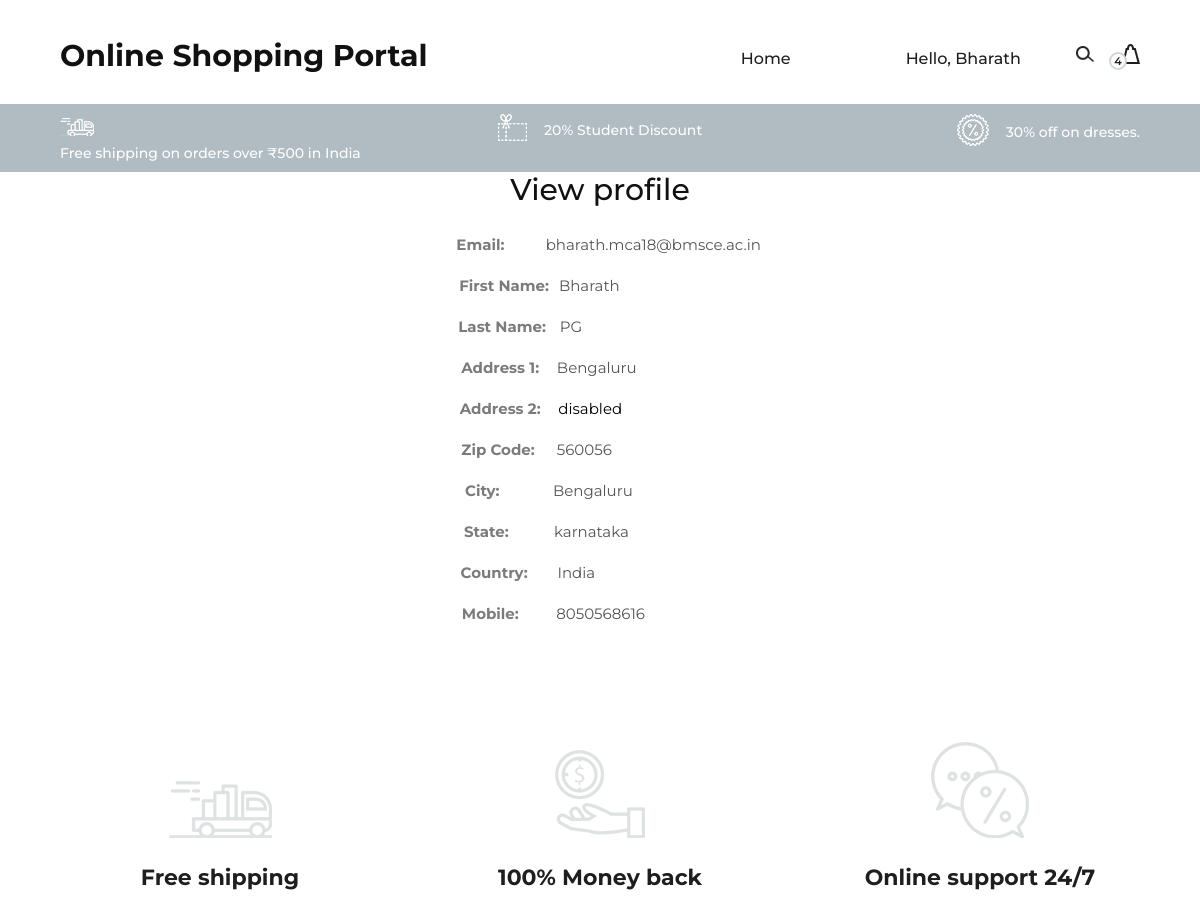
The page /account/profile/view (signed in, upper part) on the database as committed earlier.
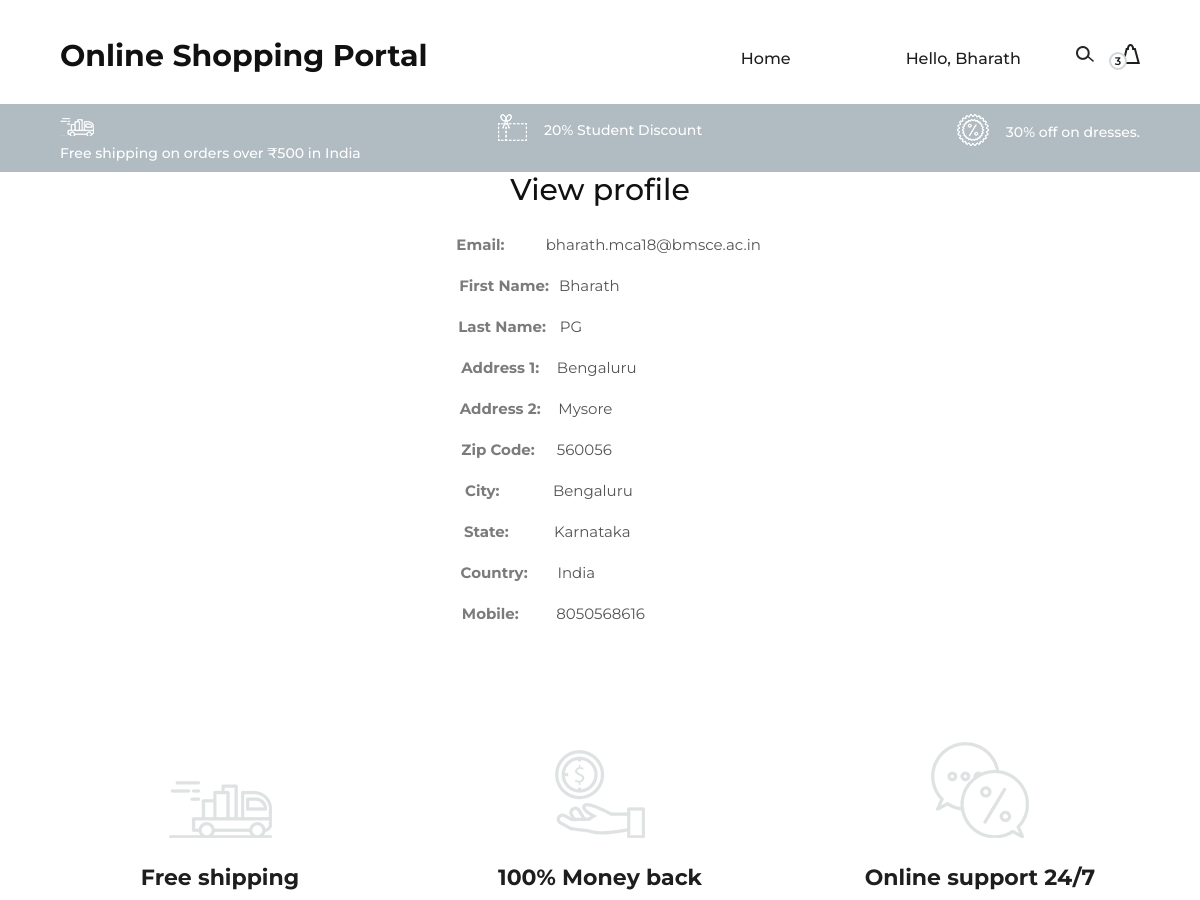
The same page on the database as committed later.
### tables this page shows
CREATE TABLE users 
		(userId INTEGER PRIMARY KEY, 
		password TEXT,
		email TEXT,
		firstName TEXT,
		lastName TEXT,
		address1 TEXT,
		address2 TEXT,
		zipcode TEXT,
		city TEXT,
		state TEXT,
		country TEXT, 
		phone TEXT
		);

### main.py (the view)
@app.route("/account/profile/view")
def viewProfile():
    if 'email' not in session:
        return redirect(url_for('root'))
    loggedIn, firstName, noOfItems = getLoginDetails()
    with sqlite3.connect('database.db') as conn:
        cur = conn.cursor()
        cur.execute("SELECT userId, email, firstName, lastName, address1, address2, zipcode, city, state, country, phone FROM users WHERE email = ?", (session['email'], ))
        profileData = cur.fetchone()
    conn.close()
    return render_template("viewProfile.html", profileData=profileData, loggedIn=loggedIn, firstName=firstName, noOfItems=noOfItems)

### main.py (called while the page is built)
def getLoginDetails():
    with sqlite3.connect('database.db') as conn:
        cur = conn.cursor()
        if 'email' not in session:
            loggedIn = False
            firstName = ''
            noOfItems = 0
        else:
            loggedIn = True
            cur.execute("SELECT userId, firstName FROM users WHERE email = ?", (session['email'], ))
            userId, firstName = cur.fetchone()
            cur.execute("SELECT count(productId) FROM kart WHERE userId = ?", (userId, ))
            noOfItems = cur.fetchone()[0]
    conn.close()
    return (loggedIn, firstName, noOfItems)

### templates/viewProfile.html (shortened to what the changed rows need)
<!DOCTYPE HTML>
<html>
<head>
<head>
    <link rel="stylesheet" href={{ url_for('static', filename="bharath/css/bootstrap.min.css")}} type="text/css" />
    <link rel="stylesheet" href={{ url_for('static', filename="bharath/css/font-awesome.min.css")}} type="text/css" />
    <link rel="stylesheet" href={{ url_for('static', filename="bharath/css/nice-select.css")}} type="text/css"/>
    <link rel="stylesheet" href={{ url_for('static', filename="bharath/css/owl.carousel.min.css")}} type="text/css"/>
    <link rel="stylesheet" href={{ url_for('static', filename="bharath/css/magnific-popup.css")}} type="text/css"/>
    <link rel="stylesheet" href={{ url_for('static', filename="bharath/css/slicknav.min.css")}} type="text/css"/>
    <link rel="stylesheet" href={{ url_for('static', filename="bharath/css/style.css")}} type="text/css"/>
</head>
<body>
    <header class="header-section">
        <div class="container-fluid">
            <div class="inner-header">
                <div class="header-right">
                    <a href="/cart"><img src={{ url_for('static', filename="bharath/img/icons/bag.png" )}} alt=""/>
                        <span>{{noOfItems}}</span>
                    </a>
                </div>
                {% if not loggedIn %}
                <div class="user-access">
                    <a href="/loginForm" >Sign in</a>
                </div>
                {% else %}
                    <div>
                        <nav class="main-menu mobile-menu">
                            <ul>
                                <li><a href="">Hello, {{firstName}}</a>
                            </li>
                        </ul>
                    </nav>
                    </div>
                    {% endif %}
            </div>
        </div>
    </header>
</body>
	<body>
<center>
<div class="display" >
	<h3>View profile</h3><br>
    <form action="/updateProfile" method="POST">
		<p><b style="padding-left: 50px;">Email:</b>&nbsp;&nbsp;&nbsp;&nbsp;&nbsp;&nbsp;&nbsp;&nbsp;&nbsp;&nbsp;<input type="email" style=" background: none; border-top-style: hidden;	border-right-style: hidden;
			border-left-style: hidden; border-bottom-style:hidden ; width: 250px; " name="email"  value={{profileData[1]}} disabled ></p>
		<p><b>First Name:</b>&nbsp;&nbsp;<input type="text"  name="firstName" style="border-top-style: hidden;	border-right-style: hidden;
			border-left-style: hidden; border-bottom-style:hidden ; background: none;" value={{profileData[2]}} disabled></p>
		<p><b>Last Name:</b> &nbsp;&nbsp;<input type="text" name="lastName" style="border-top-style: hidden;	border-right-style: hidden;
			border-left-style: hidden; border-bottom-style:hidden ; background: none;" value={{profileData[3]}} disabled></p>
		<p><b>Address 1:</b> &nbsp;&nbsp;&nbsp;<input type="text" name="address1" style="border-top-style: hidden;	border-right-style: hidden;
			border-left-style: hidden; border-bottom-style:hidden ; background: none;" value={{profileData[4]}} disabled></p>
		<p><b>Address 2:</b> &nbsp;&nbsp;&nbsp;<input type="text" name="address2" style="border-top-style: hidden;	border-right-style: hidden;
			border-left-style: hidden; border-bottom-style:hidden ; background: none;" value={{profileData[5]}} disabled></p>
		<p><b>Zip Code: </b>&nbsp;&nbsp;&nbsp;&nbsp;<input type="text" name="zipcode" style="border-top-style: hidden;	border-right-style: hidden;
			border-left-style: hidden; border-bottom-style:hidden ; background: none;" value={{profileData[6]}} disabled></p>
		<p><b>City: </b>&nbsp;&nbsp;&nbsp;&nbsp;&nbsp;&nbsp;&nbsp;&nbsp;&nbsp;&nbsp;&nbsp;&nbsp;<input type="text" style="border-top-style: hidden;	border-right-style: hidden;
			border-left-style: hidden; border-bottom-style:hidden ; background: none;" name="city" value={{profileData[7]}} disabled></p>
		<p><b>State:</b> &nbsp;&nbsp;&nbsp;&nbsp;&nbsp;&nbsp;&nbsp;&nbsp;&nbsp;&nbsp;<input type="text" name="state" style="border-top-style: hidden;	border-right-style: hidden;
			border-left-style: hidden; border-bottom-style:hidden ; background: none;" value={{profileData[8]}} disabled></p>
		<p><b>Country: </b>&nbsp;&nbsp;&nbsp;&nbsp;&nbsp;&nbsp;<input type="text" style="border-top-style: hidden;	border-right-style: hidden;
			border-left-style: hidden; border-bottom-style:hidden ; background: none;" name="country" value={{profileData[9]}} disabled></p>
		<p><b>Mobile:</b>&nbsp;&nbsp;&nbsp;&nbsp;&nbsp;&nbsp;&nbsp;&nbsp; <input type="text" style="border-top-style: hidden;	border-right-style: hidden;
			border-left-style: hidden; border-bottom-style:hidden ; background: none;" name="phone" value={{profileData[10]}} disabled></p>
	</form>
</div></center>
</body>
</html>

Rows that differ between the two databases and show on the page:
changed users "Bharath": address2 (not shown) → "Mysore"; state "karnataka" → "Karnataka"
Other text that changed with them:
{{ noOfItems }}: "4" → "3"
form field address2: "disabled" → (not shown)
